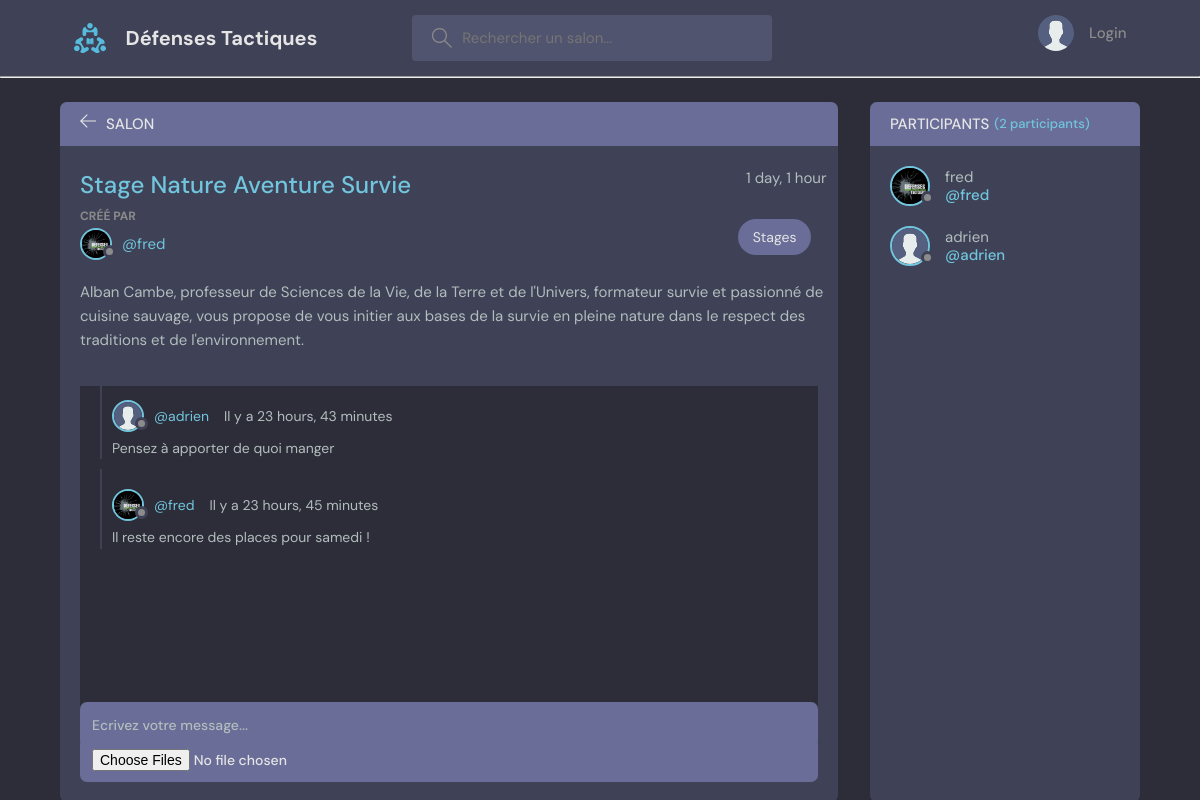
/room/14/, run on the app's committed database.
### base/models.py (models this page shows, shortened)
class Room(models.Model):
    host = models.ForeignKey(User, null=True, on_delete=models.SET_NULL)
    topic = models.ForeignKey(Topic, null=True, on_delete=models.SET_NULL)
    name = models.CharField(max_length=200)
    description = models.TextField(null=True, blank=True)
    participants = models.ManyToManyField(User, related_name='participants', blank=True)
    created = models.DateTimeField(auto_now_add=True)
    updated = models.DateTimeField(auto_now=True)
    class Meta:
        ordering = ['-updated', '-created']

class User(AbstractUser):
    name = models.CharField(unique=True, max_length=200, null=True)
    username = models.CharField(unique=True, max_length=200, null=True)
    email = models.EmailField(unique=True, null=True)
    bio = models.TextField(null=True)
    avatar = models.ImageField(null=True, default="avatar.svg")
    USERNAME_FIELD = 'email'
    REQUIRED_FIELDS = ['username']

class Topic(models.Model):
    name = models.CharField(max_length=200)
    def __str__(self):
        return self.name

class Message(models.Model):
    user = models.ForeignKey(User, on_delete=models.CASCADE)
    room = models.ForeignKey(Room, on_delete=models.CASCADE)
    body = models.TextField()
    images = models.ManyToManyField(ImageModel, related_name='images', blank=True)
    created = models.DateTimeField(auto_now_add=True)
    updated = models.DateTimeField(auto_now=True)
    class Meta:
        ordering = ['-created']

### base/views.py (the view, shortened to what this page needs)
# urls.py: path('room/<str:pk>/', views.room, name="room"),
def room(request, pk):
    room = Room.objects.get(id=pk)
    room_messages = room.message_set.all()
    participants = room.participants.all()
    context = { 'room': room, 'room_messages': room_messages, 'participants': participants }
    return render(request, 'base/room.html', context)

### base/templates/base/room.html (shortened to what this page needs)
{% extends 'main.html' %}
{% block content %}
    <main class="profile-page layout layout--2">
      <div class="container">
        <div class="room">
          <div class="room__top">
            <div class="room__topLeft">
              <a href="{% url 'home' %}">
                <svg version="1.1" xmlns="http://www.w3.org/2000/svg" width="32" height="32" viewBox="0 0 32 32">
                  <title>arrow-left</title>
                  <path
                    d="M13.723 2.286l-13.723 13.714 13.719 13.714 1.616-1.611-10.96-10.96h27.625v-2.286h-27.625l10.965-10.965-1.616-1.607z"
                  ></path>
                </svg>
              </a>
              <h3>Salon</h3>
            </div>
          </div>
          <div class="room__box scroll">
            <div class="room__header scroll">
              <div class="room__info">
                <h3>{{ room.name }}</h3>
                <span>{{ room.created|timesince }}</span>
              </div>
              <div class="room__hosted__topics">
                <div>
                  <p>Créé par</p>
                  <a href="{% url 'user-profile' room.host.id %}" class="room__author">
                    <div class="avatar avatar--small">
                      <img src="{{ room.host.avatar.url }}" />
                    </div>
                    <span>@{{ room.host.username }}</span>
                  </a>
                </div>
                <span class="room__topics">{{ room.topic }}</span>
              </div>
              <div class="room__description">{{ room.description }}</div>
            </div>
            <div class="room__conversation">
              <div class="threads scroll">
                {% for message in room_messages %}
                  <div class="thread">
                  <div class="thread__top">
                    <div class="thread__author">
                      <a href="{% url 'user-profile' message.user.id %}" class="thread__authorInfo">
                        <div class="avatar avatar--small">
                          <img src="{{ message.user.avatar.url }}" />
                        </div>
                        <span>@{{ message.user.username }}</span>
                      </a>
                      <span class="thread__date">Il y a {{ message.created|timesince }}</span>
                    </div>
                  </div>
                  <div class="thread__details">
                    {{ message.body }}
                  </div>
                </div>
                {% endfor %}
              </div>
            </div>
          </div>
          <div class="room__message">
            <form action="" method="POST" enctype="multipart/form-data">
              <input name="body" placeholder="Ecrivez votre message..." />
              <input type="file" name="img" accept="image/*" multiple>
            </form>
          </div>
        </div>
        <div class="participants">
          <h3 class="participants__top">Participants <span>({{ participants.count }} participants)</span></h3>
          <div class="participants__list scroll">
            {% for participant in participants %}
              <a href="{% url 'user-profile' participant.id %}" class="participant">
                <div class="avatar avatar--medium">
                  <img src="{{ participant.avatar.url }}" />
                </div>
                <p>
                  {{ participant.username }}
                  <span>@{{ participant.username  }}</span>
                </p>
              </a>
            {% endfor %}
          </div>
        </div>
      </div>
    </main>
{% endblock %}

### data on the page
Room: name "Stage Nature Aventure Survie", created "1 day, 1 hour", host.avatar (picture), host.username "fred", topic "Stages", description "Alban Cambe, professeur de Sciences de la Vie, de la Terre et de l'Univers, formateur survie et passionné de cuisine sauvage, vous propose de vous initier aux bases de la survie en pleine nature dans le respect des traditions et de l'environnement."
Message: user.avatar (placeholder picture), user.username "adrien", created "23 hours, 43 minutes", body "Pensez à apporter de quoi manger"
Message: user.avatar (picture), user.username "fred", created "23 hours, 45 minutes", body "Il reste encore des places pour samedi !"
User: avatar (picture), username "fred"
User: avatar (placeholder picture), username "adrien"

### other printed values
{{ participants.count }} "2"
